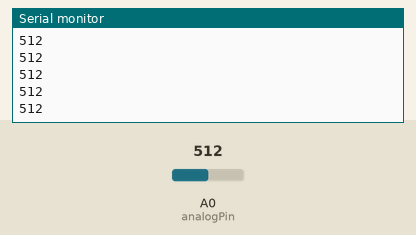
Simulated run of this sketch. Board: Arduino Uno, built with avr-gcc and run on an emulated ATmega328P. On the bench: the last lines printed to the serial monitor. The inputs (shaded band) are chosen by the test bench; at power-on: A0 (analogPin) = 512.

Above: at 1.2 s.
1.3 s: A0 (analogPin) set to 716
At 1.32 s:
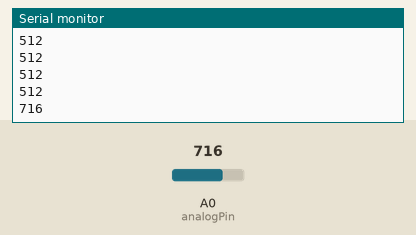
2.8 s: A0 (analogPin) set to 900
At 2.83 s:
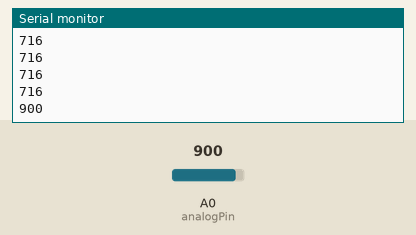
Timing chart, 0 to 5.8 s (numbered marks = the images above; inputs shaded):
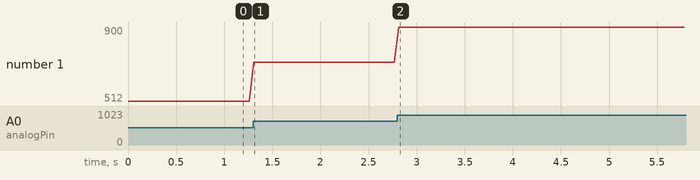

The sketch:

Arduino.ino
```cpp
int analogPin = 0;

void setup() {
  // put your setup code here, to run once:
  Serial.begin(9600);
}

void loop() {
  // put your main code here, to run repeatedly:
  Serial.flush();
  Serial.println(analogRead(analogPin));
  delay(50);
}
```

Measured:
- after the input at 1.3 s, the serial monitor: prints a new line at once (image 1)
- after the input at 2.8 s, the serial monitor: prints a new line at once (image 2)
- plotted number 1: 512 → 716 after the input at 1.3 s, 716 → 900 after the input at 2.8 s
